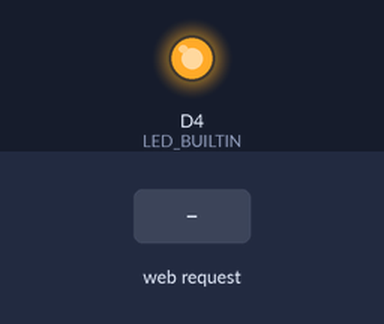
Recording of a sketch running on a simulated ESP8266 (NodeMCU). On the bench: output pins drawn as LEDs (lit = HIGH, except the on-board LED, lit = LOW). The test bench sets the inputs (shaded band). WiFi joins after 1.5 s; servers stay silent unless stated; storage starts empty; pins used as bus, display or sensor lines are not drawn; what the sketch prints to the serial monitor is not drawn.

Above: at 0.0 s.
At 2.7 s:
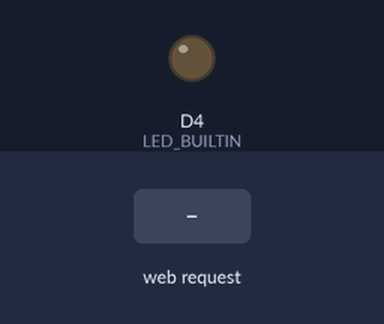
2.8 s: HTTP request GET /apmode received
4.8 s: HTTP request GET /val received
At 5.4 s:
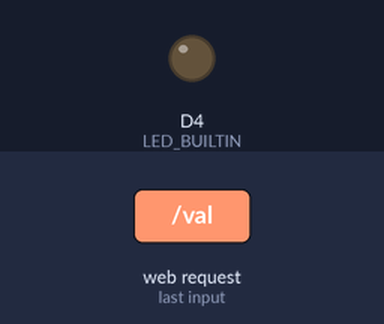
Timing chart, 0 to 7.8 s (numbered marks = the images above; inputs shaded):
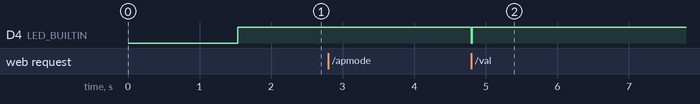

The sketch:

esp.dimmer.ino
```cpp
#include <EEPROM.h>
#include <SPI.h>
#include "ESP8266WiFi.h"
#include "ESP8266WebServer.h"
#include "config.h"
#include <FS.h>

Config_t config;
ESP8266WebServer server(80);


void wifiConnect() {

    // Connect to WiFi network
    Serial.println("");
    Serial.print("Connecting to: ");
    Serial.print(config.ssid);

    WiFi.config(config.ip, config.gateway, config.subnet);
    WiFi.mode(WIFI_STA);
    WiFi.begin(config.ssid.c_str(), config.password.c_str());

    while (WiFi.status() != WL_CONNECTED) {
        delay(500);
        Serial.print(".");
    }
    Serial.println("");
    Serial.print("WiFi connected: ");
    Serial.print("http://");
    Serial.print(WiFi.localIP().toString());
    Serial.println("/");
}

void wifiAp() {
    IPAddress apIp(10, 0, 0, 1);
    //WiFi.softAPConfig(IPAddress(10, 0, 0, 10),
    //                  IPAddress(10, 0, 0, 1),
    //                  IPAddress(255, 255, 255, 0));
    WiFi.softAP("ESP001");
    //WiFi.mode(WIFI_AP_STA);

    delay(500);
    Serial.println("Setting AP");
    Serial.println(WiFi.softAPIP());
    Serial.print("Server MAC address: ");
    Serial.println(WiFi.softAPmacAddress());
}

void handleConnect() {
    wifiConnect();

    delay(500);

    server.sendHeader("Location", String("/"), true);
    server.send(302, "text/plain", "");
}

void handleRoot() {
    File dataFile = SPIFFS.open("/index.html", "r");
    server.streamFile(dataFile, "text/html");
    dataFile.close();
}

void handleAPmode() {
    wifiAp();
    delay(500);
    server.send(200, "text/json",
                String("Use this IP: ") + WiFi.softAPIP().toString());
}

void handleCss() {
    File dataFile = SPIFFS.open("/styles.css", "r");
    server.streamFile(dataFile, "text/css");
    dataFile.close();
}

void handleSetup() {
    File dataFile = SPIFFS.open("/setup.html", "r");
    server.streamFile(dataFile, "text/html");
    dataFile.close();
}

void handleSetupData() {
    String ret =
        "{\"ip\" : \""      + config.ip.toString() + "\","
        "\"gateway\" : \""  + config.gateway.toString() + "\","
        "\"subnet\" : \""   + config.subnet.toString() + "\","
        "\"ssid\" : \""     + config.ssid + "\","
        "\"password\" : \"" + config.password + "\"}";

    server.setContentLength(ret.length());
    server.send(200, "text/json", ret);
}

void handleSaveData() {
    IPAddress ip;
    IPAddress gateway;
    IPAddress subnet;

    ip.fromString(server.arg("ip"));
    gateway.fromString(server.arg("gateway"));
    subnet.fromString(server.arg("subnet"));

    config.ip = ip;
    config.gateway = gateway;
    config.subnet = subnet;

    config.ssid = server.arg("ssid");
    config.password = server.arg("password");

    delay(500);

    server.sendHeader("Location", String("/setup"), true);
    server.send(302, "text/plain", "");

}

void digitalPotWrite(int value) {
    digitalWrite(LED_BUILTIN, LOW);
    digitalWrite(CS, LOW);
    SPI.transfer(POT_ADDRESS);
    SPI.transfer(value);
    digitalWrite(CS, HIGH);
    delay(10);
    digitalWrite(LED_BUILTIN, HIGH);
}

void handleVal() {
    String v = server.arg("v");
    unsigned int val = map(v.toInt(), 0, 255, 0, 100);
    digitalPotWrite(val);

    server.send(200, "text/html", "OK");
}

void spiBegin() {
    pinMode(CS, OUTPUT);
    digitalWrite(CS, HIGH);
    SPI.begin();
}

void setup() {
    Serial.begin(115200);
    delay(10);

    SPIFFS.begin();

    wifiConnect();
    //wifiAp();

    // Start the server
    server.on("/", handleRoot);
    server.on("/styles.css", handleCss);
    server.on("/val", handleVal);
    server.on("/connect", handleConnect);
    server.on("/setup", handleSetup);
    server.on("/setupData", handleSetupData);
    server.on("/saveData", handleSaveData);

    server.on("/apmode", handleAPmode);

    server.begin();
    Serial.println("Server started");

    pinMode(LED_BUILTIN, OUTPUT);
    digitalWrite(LED_BUILTIN, HIGH);

    spiBegin();
}

void loop() {
    server.handleClient();
}
```

config.h
```cpp
#ifndef CONFIG_H
#define CONFIG_H

int CS = D8;
byte POT_ADDRESS = 0x11;

class Config_t {

public:
    String ssid = "KWIFI";
    String password = "tajneheslo";
    IPAddress ip;
    IPAddress gateway;
    IPAddress subnet;

    Config_t() :
        ip(172, 16, 1, 1),
        gateway(172, 16, 0, 1),
        subnet(255, 255, 0, 0) {
        //load();
    }

    void load() {
        EEPROM.begin(512);
        int addr = 0;

        uint8_t first = EEPROM.read(addr); addr = 0 + sizeof(first);
        uint8_t second = EEPROM.read(addr); addr = addr + sizeof(second);
        uint8_t third = EEPROM.read(addr); addr = addr + sizeof(third);
        uint8_t fourtht = EEPROM.read(addr); addr = addr + sizeof(fourtht);
        IPAddress ip(first, second, third, fourtht);

        EEPROM.commit();
        EEPROM.end();
    }

    void save() {
        EEPROM.begin(512);
        int addr = 0;
        //addr += EEPROM.put(addr, myInt);
        EEPROM.end();
    }

};

/*
void readEeprom() {
}
*/
#endif
```

Measured:
- after the input at 2.8 s, every drawn part: stays the same
- after the input at 4.8 s, D4 (LED_BUILTIN): HIGH → LOW at once, → HIGH 0.01 s later
